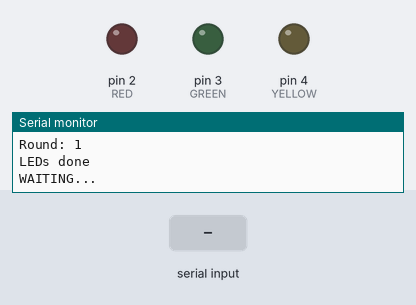
A sketch run on a simulated Arduino Mega 2560, built with avr-gcc and run on an emulated ATmega2560. On the bench: output pins drawn as LEDs (lit = HIGH), the last lines printed to the serial monitor. Inputs (shaded band) come from the test bench. Random numbers use the default seed unless the sketch sets one.

Above: at 6.5 s.
6.6 s: "T" received over the second serial link
At 8.0 s:
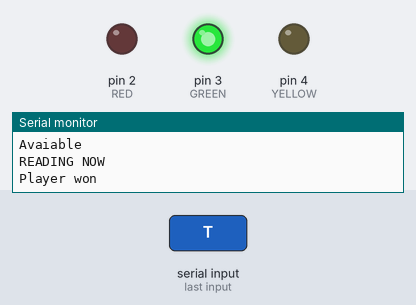
At 11.9 s:
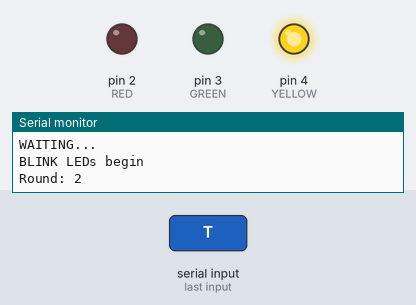
Timing chart, 0 to 14.5 s (numbered marks = the images above; inputs shaded):
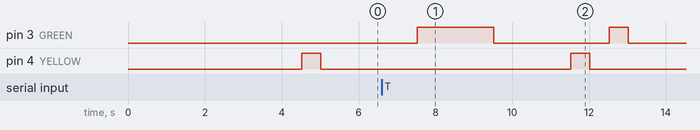

Measured:
- after the input at 6.6 s, pin 3 (GREEN): LOW → HIGH after 0.92 s, → LOW 2.0 s later, → HIGH 3.0 s later, → LOW 0.50 s later; pin 4 (YELLOW): LOW → HIGH after 4.9 s, → LOW 0.50 s later

The sketch:

CHECKPOINT_4.ino
```cpp
const int RED = 2;
const int GREEN = 3;
const int YELLOW = 4;
int randNum;
int round_count = 1;
const int numRound = 15;
const int max_round = numRound;
int count = 0;
int blink_count = 1;
char randColor[16] = {};

void setup() {
  pinMode(RED, OUTPUT);
  pinMode(GREEN, OUTPUT);
  pinMode(YELLOW, OUTPUT);

  Serial.begin(9600);
  Serial1.begin(9600);
  randomSeed(analogRead(A0)); //make it more random
}


void loop()
{
  Serial.println("WAITING...");

  delay(1000);
  if (count == 0)
  {
    randLED(); //to generate Random 20 LED flashes
    count++;
  }
  if (round_count == blink_count)
  {
    blinkLED(); //to light up LED flashes for game
    blink_count++;
  }

  //for output
  if (Serial1.available())
    isCorrect();

  if (round_count == max_round)
  {
    Serial.println("PLAYER WON!! GAME OVER");
    exit(0);
  }

}

//to generate rnadom LED flashes
void randLED()
{
   for (int i=1; i<=numRound; i++)
  {
    randNum = random(1,10); //generate Random # from 1 to 9
    if (randNum == 1 || randNum ==4 || randNum ==7)
    {
      randColor[i] = 'R';
      delay(100);
    }
    if (randNum == 2 || randNum ==5 || randNum ==8)
    {
      randColor[i] = 'G';
      delay(100);
    }
    if (randNum == 3 || randNum ==6 || randNum ==9)
    {
      randColor[i] = 'Y';
      delay(100);
    }

    //for check
    /*
    char x = randColor[i];
    Serial.print(i);
    Serial.print(" value: ");
    Serial.println(x);
    */

  }

  for (int i=1; i<=numRound; i++)
  {
    //sending Random LED sequence to Arduino pro mini
    char x = randColor[i];
    Serial.println(Serial1.write(x));
    delay(100);
  }

//  Serial.end();
//  Serial1.end();
//  Serial.begin(9600);
//  Serial1.begin(9600);

  //to check my array
  Serial.println("Checking Array");
  for (int i=1; i<=numRound; i++)
  {
    Serial.print(randColor[i]);
    Serial.print(", ");
  }
  Serial.println(" ");
}


//to blunk LED sequences
void blinkLED()
{
  Serial.println("BLINK LEDs begin");
  delay(500);
  Serial.print("Round: ");
  Serial.println(round_count);
  Serial.println(randColor);
  for (int i=1; i<=round_count; i++)
  {
    if (randColor[i] == 'R')
    {
      digitalWrite(RED, HIGH);
      delay(500);
      digitalWrite(RED, LOW);
      delay(500);
    }
    if (randColor[i] == 'G')
    {
      digitalWrite(GREEN, HIGH);
      delay(500);
      digitalWrite(GREEN, LOW);
      delay(500);
    }
    if (randColor[i] == 'Y')
    {
      digitalWrite(YELLOW, HIGH);
      delay(500);
      digitalWrite(YELLOW, LOW);
      delay(500);
    }
  }
  Serial.println("LEDs done");
}

void isCorrect()
{
  Serial.println("Avaiable");
    Serial.println("READING NOW");
    char x = Serial1.read();
    if (x == 'T')
    {
      Serial.println("Player won");
      digitalWrite(GREEN, HIGH);
      delay(2000);
      digitalWrite(GREEN, LOW);
      delay(500);
      round_count++;
    }

    if (x == 'F')
    {
      Serial.println("GAME OVER");
      digitalWrite(RED, HIGH);
      delay(200);
      digitalWrite(RED, LOW);
      delay(200);
      digitalWrite(RED, HIGH);
      delay(200);
      digitalWrite(RED, LOW);
      delay(200);
      digitalWrite(RED, HIGH);
      delay(200);
      digitalWrite(RED, LOW);
      exit(1);
    }
}
```
